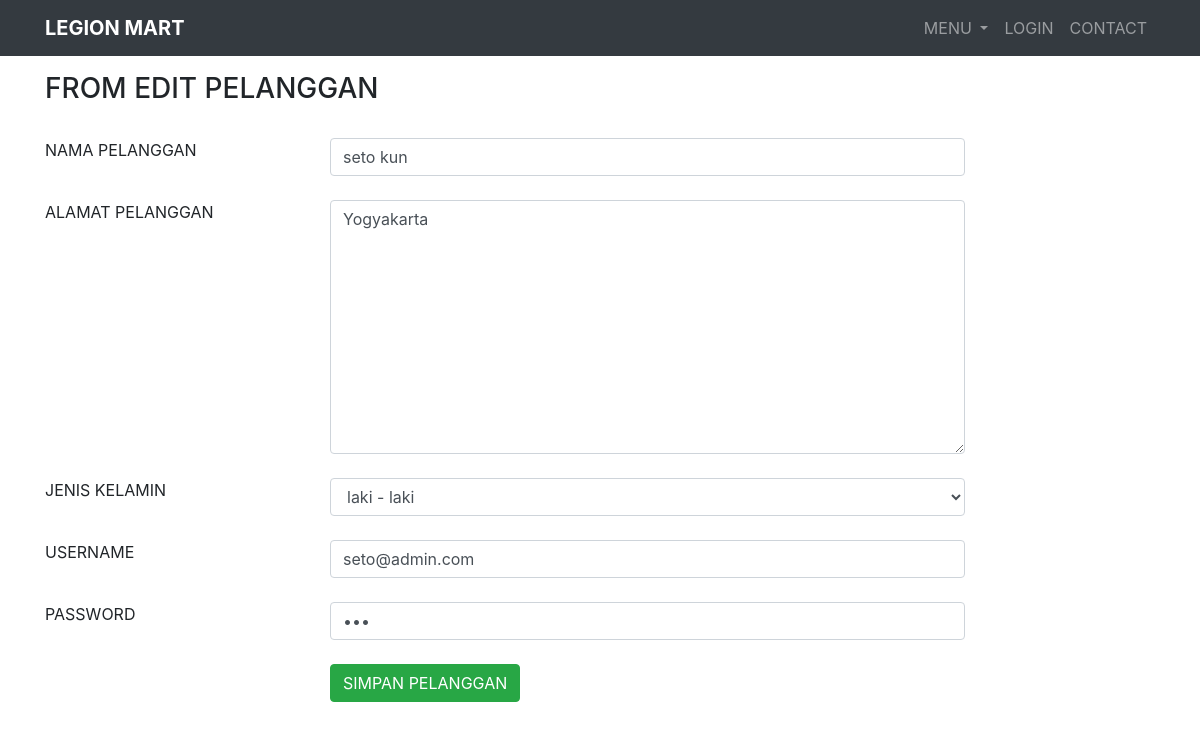
The app's page /edit_pelanggan.php?id_pelanggan=7 with its own data.
### tables this page shows
CREATE TABLE `pelanggan` (
  `id_pelanggan` int(12) NOT NULL,
  `nama_pelanggan` varchar(50) NOT NULL,
  `alamat` varchar(100) NOT NULL,
  `jenis_kelamin` enum('L','P') NOT NULL,
  `username` varchar(50) NOT NULL,
  `password` varchar(50) NOT NULL
);

### edit_pelanggan.php (the view, shortened to what this page needs)
<?php
include 'header.php';
include 'koneksi.php';
$id_pelanggan = $_GET['id_pelanggan'];
$query = mysqli_query($db, "SELECT * FROM pelanggan WHERE id_pelanggan = '$id_pelanggan'");
$pelanggan = mysqli_fetch_all($query, MYSQLI_ASSOC);
?>
<form action="" method="POST">
    <div class="container">
    <br><br><br>
    <h3>FROM EDIT PELANGGAN</h3>
    <br>
        <div class="form-group">
            <div class="row">
                <div class="col-md-3">
                    <label>NAMA PELANGGAN</label>
                </div>
                <div class="col-md-7">
                    <input type="text" name="nama_pelanggan" id="" class="form-control" placeholder="input nama pelanggan" value="<?= $pelanggan[0]['nama_pelanggan']?>">
                </div>
            </div>
            <br>
            <div class="row">
                <div class="col-md-3">
                    <label>ALAMAT PELANGGAN</label>
                </div>
                <div class="col-md-7">
                    <textarea class="form-control" name="alamat" id="" cols="10" rows="10" placeholder="input alamat"><?= $pelanggan[0]['alamat']?></textarea>
                </div>
            </div>
            <br>
            <div class="row">
                <div class="col-md-3">
                    <label>JENIS KELAMIN</label>
                </div>
                <div class="col-md-7">
                    <select class="form-control" name="jenis_kelamin" id="">
                        <option value="L" <?php echo ($pelanggan[0]['jenis_kelamin'] == "L" ) ? "selected" : "" ;?>>laki - laki</option>
                    </select>
                </div>
            </div>
            <br>
            <div class="row">
                <div class="col-md-3">
                    <label>USERNAME</label>
                </div>
                <div class="col-md-7">
                    <input type="text" name="username" id="" class="form-control" placeholder="input username pelanggan" value="<?= $pelanggan[0]['username']?>">
                </div>
            </div>
            <br>
            <div class="row">
                <div class="col-md-3">
                    <label>PASSWORD</label>
                </div>
                <div class="col-md-7">
                    <input type="password" name="password" id="" class="form-control" placeholder="input password pelanggan" value="<?= $pelanggan[0]['password']?>">
                </div>
            </div>
            <br>
            <div class="row">
                <div class="col-md-3">
                </div>
                <div class="col">
                    <input class="btn btn-success" type="submit" name="submit" id="" value="SIMPAN PELANGGAN">
                </div>
            </div><br><br>
        </div>
    </div>
</form>

### records on screen
pelanggan: nama_pelanggan "seto kun", alamat "Yogyakarta", jenis_kelamin "laki - laki", username "seto@admin.com"
